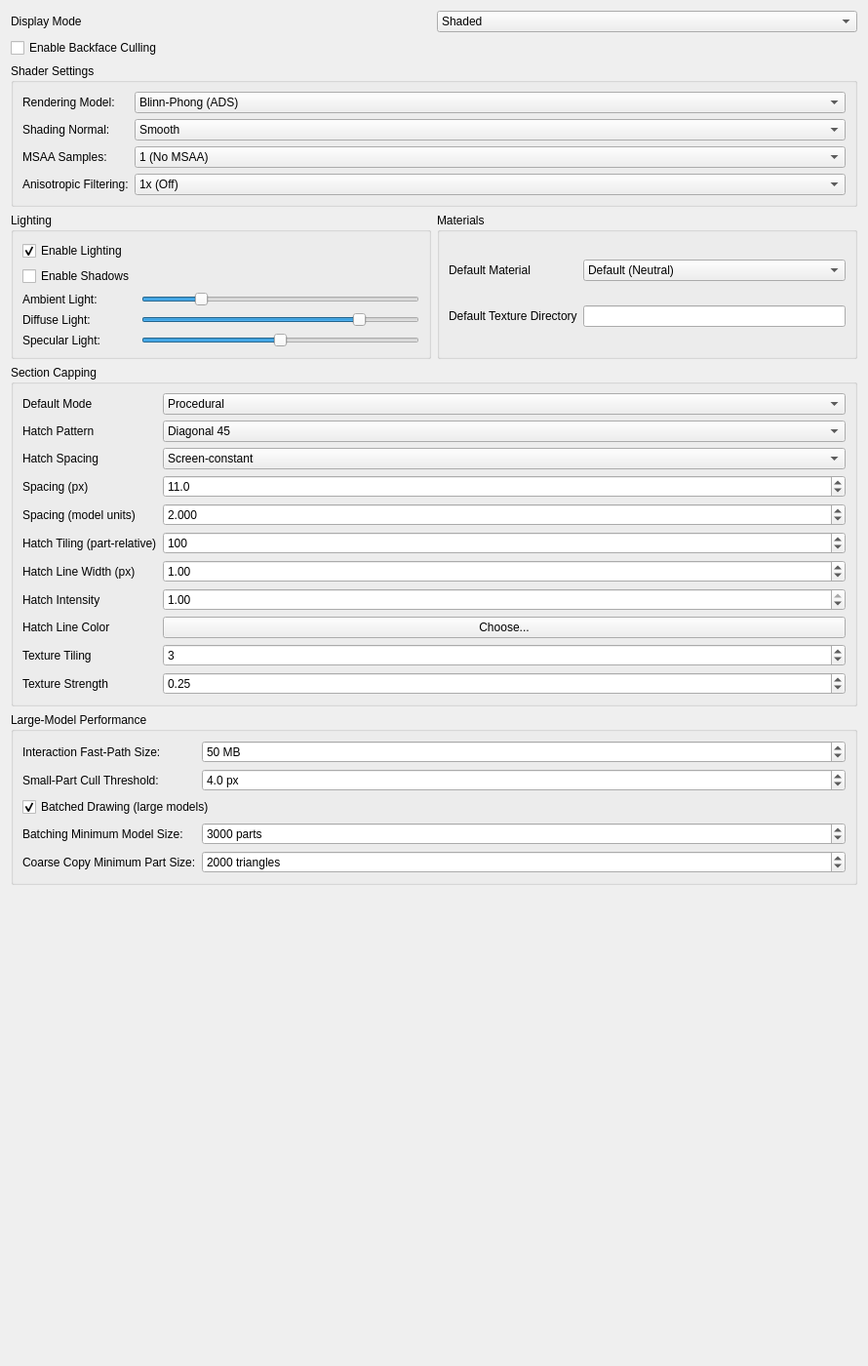
         <widget class="QWidget" name="scrollAreaWidgetContentsRendering">
          <property name="geometry">
           <rect>
            <x>0</x>
            <y>0</y>
            <width>890</width>
            <height>1400</height>
           </rect>
          </property>
          <layout class="QGridLayout" name="gridLayoutRenderingInner">
           <item row="0" column="0">
            <widget class="QLabel" name="label_6">
         <property name="text">
          <string>Display Mode</string>
         </property>
        </widget>
       </item>
       <item row="0" column="1">
        <widget class="QComboBox" name="comboShadingMode">
                  <property name="toolTip">
          <string>Default shading mode for new viewports</string>
         </property>
         <item>
          <property name="text">
           <string>Shaded</string>
          </property>
         </item>
         <item>
          <property name="text">
           <string>Hollow Mesh</string>
          </property>
         </item>
         <item>
          <property name="text">
           <string>Mesh Edges</string>
          </property>
         </item>
         <item>
          <property name="text">
           <string>Wireframe</string>
          </property>
         </item>
         <item>
          <property name="text">
           <string>Shaded with Edges</string>
          </property>
         </item>
        </widget>
       </item>
       <item row="1" column="0" colspan="2">
        <widget class="QCheckBox" name="checkBackfaceCulling">
                  <property name="toolTip">
          <string>Hide the back faces of surfaces by default</string>
         </property>
         <property name="text">
          <string>Enable Backface Culling</string>
         </property>
        </widget>
       </item>
       <item row="2" column="0" colspan="2">
        <widget class="QGroupBox" name="shaderGroupBox">
         <property name="title">
          <string>Shader Settings</string>
         </property>
         <layout class="QFormLayout" name="shaderFormLayout_3">
          <item row="0" column="0">
           <widget class="QLabel" name="shaderModelLabel">
            <property name="text">
             <string>Rendering Model:</string>
            </property>
           </widget>
          </item>
          <item row="0" column="1">
           <widget class="QComboBox" name="shaderModelComboBox">
                        <property name="toolTip">
             <string>Default lighting model used to render materials</string>
            </property>
            <item>
             <property name="text">
              <string>Blinn-Phong (ADS)</string>
             </property>
            </item>
            <item>
             <property name="text">
              <string>Physically Based (PBR)</string>
             </property>
            </item>
           </widget>
          </item>
          <item row="1" column="0">
           <widget class="QLabel" name="shadingNormalLabel">
            <property name="text">
             <string>Shading Normal:</string>
            </property>
           </widget>
          </item>
          <item row="1" column="1">
           <widget class="QComboBox" name="shadingNormalComboBox">
                        <property name="toolTip">
             <string>Default normal interpolation: smooth or flat shading</string>
            </property>
            <item>
             <property name="text">
              <string>Smooth</string>
             </property>
            </item>
            <item>
             <property name="text">
              <string>Flat</string>
             </property>
            </item>
           </widget>
          </item>
          <item row="2" column="0">
           <widget class="QLabel" name="msaaLabel">
            <property name="text">
             <string>MSAA Samples:</string>
            </property>
           </widget>
          </item>
          <item row="2" column="1">
           <widget class="QComboBox" name="msaaComboBox">
                        <property name="toolTip">
             <string>Default multisample anti-aliasing level</string>
            </property>
            <item>
             <property name="text">
              <string>1 (No MSAA)</string>
             </property>
            </item>
            <item>
             <property name="text">
              <string>2</string>
             </property>
            </item>
            <item>
             <property name="text">
              <string>4</string>
             </property>
            </item>
            <item>
             <property name="text">
              <string>8</string>
             </property>
            </item>
            <item>
             <property name="text">
              <string>16</string>
             </property>
            </item>
           </widget>
          </item>
          <item row="3" column="0">
           <widget class="QLabel" name="anisotropyLabel">
            <property name="text">
             <string>Anisotropic Filtering:</string>
            </property>
           </widget>
          </item>
          <item row="3" column="1">
           <widget class="QComboBox" name="anisotropyComboBox">
                        <property name="toolTip">
             <string>Default anisotropic texture filtering level</string>
            </property>
            <item>
             <property name="text">
              <string>1x (Off)</string>
             </property>
            </item>
            <item>
             <property name="text">
              <string>2x</string>
             </property>
            </item>
            <item>
             <property name="text">
              <string>4x</string>
             </property>
            </item>
            <item>
             <property name="text">
              <string>8x</string>
             </property>
            </item>
            <item>
             <property name="text">
              <string>16x</string>
             </property>
            </item>
           </widget>
          </item>
         </layout>
        </widget>
       </item>
       <item row="4" column="0" colspan="2">
        <layout class="QHBoxLayout" name="horizontalLayout">
         <item>
          <widget class="QGroupBox" name="lightingGroupBox">
           <property name="title">
            <string>Lighting</string>
           </property>
           <layout class="QFormLayout" name="lightingFormLayout_3">
            <item row="0" column="0">
             <widget class="QCheckBox" name="enableLightingCheckBox">
              <property name="text">
               <string>Enable Lighting</string>
              </property>
              <property name="checked">
               <bool>true</bool>
              </property>
             </widget>
            </item>
            <item row="1" column="0">
             <widget class="QCheckBox" name="enableShadowsCheckBox">
              <property name="text">
               <string>Enable Shadows</string>
              </property>
             </widget>
            </item>
            <item row="2" column="0">
             <widget class="QLabel" name="ambientLightLabel">
              <property name="text">
               <string>Ambient Light:</string>
              </property>
             </widget>
            </item>
            <item row="2" column="1">
             <widget class="QSlider" name="ambientLightSlider">
                            <property name="toolTip">
               <string>Default ambient light contribution</string>
              </property>
              <property name="minimum">
               <number>0</number>
              </property>
              <property name="maximum">
               <number>100</number>
              </property>
              <property name="value">
               <number>20</number>
              </property>
              <property name="orientation">
               <enum>Qt::Orientation::Horizontal</enum>
              </property>
             </widget>
            </item>
            <item row="3" column="0">
             <widget class="QLabel" name="diffuseLightLabel">
              <property name="text">
               <string>Diffuse Light:</string>
              </property>
             </widget>
            </item>
            <item row="3" column="1">
             <widget class="QSlider" name="diffuseLightSlider">
                            <property name="toolTip">
               <string>Default diffuse light contribution</string>
              </property>
              <property name="minimum">
               <number>0</number>
              </property>
              <property name="maximum">
               <number>100</number>
              </property>
              <property name="value">
               <number>80</number>
              </property>
              <property name="orientation">
               <enum>Qt::Orientation::Horizontal</enum>
              </property>
             </widget>
            </item>
            <item row="4" column="0">
             <widget class="QLabel" name="specularLightLabel">
              <property name="text">
               <string>Specular Light:</string>
              </property>
             </widget>
            </item>
            <item row="4" column="1">
             <widget class="QSlider" name="specularLightSlider">
                            <property name="toolTip">
               <string>Default specular light contribution</string>
              </property>
              <property name="minimum">
               <number>0</number>
              </property>
              <property name="maximum">
               <number>100</number>
              </property>
              <property name="value">
               <number>50</number>
              </property>
              <property name="orientation">
               <enum>Qt::Orientation::Horizontal</enum>
              </property>
             </widget>
            </item>
           </layout>
          </widget>
         </item>
         <item>
          <widget class="QGroupBox" name="groupBox">
           <property name="title">
            <string>Materials</string>
           </property>
           <layout class="QGridLayout" name="gridLayout_10">
            <item row="1" column="1">
             <widget class="QLineEdit" name="lineEditTextureDir"/>
            </item>
            <item row="1" column="0">
             <widget class="QLabel" name="labelDefaultTextureDir">
              <property name="text">
               <string>Default Texture Directory</string>
              </property>
             </widget>
            </item>
            <item row="0" column="1">
             <widget class="QComboBox" name="comboBoxDefaultMaterial">
              <item>
               <property name="text">
                <string>Default (Neutral)</string>
               </property>
              </item>
              <item>
               <property name="text">
                <string>Plastic (White)</string>
               </property>
              </item>
              <item>
               <property name="text">
                <string>Metal (Aluminum)</string>
               </property>
              </item>
              <item>
               <property name="text">
                <string>Glass</string>
               </property>
              </item>
              <item>
               <property name="text">
                <string>Rubber (Black)</string>
               </property>
              </item>
              <item>
               <property name="text">
                <string>Wood</string>
               </property>
              </item>
             </widget>
            </item>
            <item row="0" column="0">
             <widget class="QLabel" name="labelDefaultMaterial">
              <property name="text">
               <string>Default Material</string>
              </property>
             </widget>
            </item>
           </layout>
          </widget>
         </item>
        </layout>
       </item>
       <item row="5" column="0" colspan="2">
        <widget class="QGroupBox" name="sectionCappingGroupBox">
         <property name="title">
          <string>Section Capping</string>
         </property>
         <layout class="QGridLayout" name="gridLayoutSectionCapping">
          <item row="0" column="0">
           <widget class="QLabel" name="labelSectionCappingMode">
            <property name="text">
             <string>Default Mode</string>
            </property>
           </widget>
          </item>
          <item row="0" column="1">
           <widget class="QComboBox" name="comboBoxSectionCappingMode">
            <property name="toolTip">
             <string>Default cap fill for new documents: a procedural hatch pattern, or an image texture</string>
            </property>
            <item>
             <property name="text">
              <string>Procedural</string>
             </property>
            </item>
            <item>
             <property name="text">
              <string>Textured</string>
             </property>
            </item>
           </widget>
          </item>
          <item row="1" column="0">
           <widget class="QLabel" name="labelSectionCappingHatchPattern">
            <property name="text">
             <string>Hatch Pattern</string>
            </property>
           </widget>
          </item>
          <item row="1" column="1">
           <widget class="QComboBox" name="comboBoxSectionCappingHatchPattern">
            <property name="toolTip">
             <string>Default direction/pattern of the procedural hatch lines</string>
            </property>
            <item>
             <property name="text">
              <string>Diagonal 45</string>
             </property>
            </item>
            <item>
             <property name="text">
              <string>Diagonal 135</string>
             </property>
            </item>
            <item>
             <property name="text">
              <string>Horizontal</string>
             </property>
            </item>
            <item>
             <property name="text">
              <string>Vertical</string>
             </property>
            </item>
            <item>
             <property name="text">
              <string>Grid</string>
             </property>
            </item>
            <item>
             <property name="text">
              <string>Cross Hatch</string>
             </property>
            </item>
           </widget>
          </item>
          <item row="2" column="0">
           <widget class="QLabel" name="labelSectionCappingHatchSpacingMode">
            <property name="text">
             <string>Hatch Spacing</string>
            </property>
           </widget>
          </item>
          <item row="2" column="1">
           <widget class="QComboBox" name="comboBoxSectionCappingHatchSpacingMode">
            <property name="toolTip">
             <string>How the procedural hatch line spacing is chosen: constant on screen (drafting-style), a fixed distance in model units, or relative to the cap size</string>
            </property>
            <item>
             <property name="text">
              <string>Screen-constant</string>
             </property>
            </item>
            <item>
             <property name="text">
              <string>Model units</string>
             </property>
            </item>
            <item>
             <property name="text">
              <string>Part-relative</string>
             </property>
            </item>
           </widget>
          </item>
          <item row="3" column="0">
           <widget class="QLabel" name="labelSectionCappingHatchSpacingPx">
            <property name="text">
             <string>Spacing (px)</string>
            </property>
           </widget>
          </item>
          <item row="3" column="1">
           <widget class="QDoubleSpinBox" name="doubleSpinBoxSectionCappingHatchSpacingPx">
            <property name="toolTip">
             <string>Hatch line spacing in screen pixels for the Screen-constant mode (about 11 px is 3 mm on a 96 dpi screen)</string>
            </property>
            <property name="decimals">
             <number>1</number>
            </property>
            <property name="minimum">
             <double>2</double>
            </property>
            <property name="maximum">
             <double>200</double>
            </property>
            <property name="singleStep">
             <double>0.5</double>
            </property>
            <property name="value">
             <double>11</double>
            </property>
           </widget>
          </item>
          <item row="4" column="0">
           <widget class="QLabel" name="labelSectionCappingHatchSpacingModel">
            <property name="text">
             <string>Spacing (model units)</string>
            </property>
           </widget>
          </item>
          <item row="4" column="1">
           <widget class="QDoubleSpinBox" name="doubleSpinBoxSectionCappingHatchSpacingModel">
            <property name="toolTip">
             <string>Hatch line spacing in model units for the Model units mode; it zooms with the part</string>
            </property>
            <property name="decimals">
             <number>3</number>
            </property>
            <property name="minimum">
             <double>0.001</double>
            </property>
            <property name="maximum">
             <double>100000</double>
            </property>
            <property name="singleStep">
             <double>0.1</double>
            </property>
            <property name="value">
             <double>2</double>
            </property>
           </widget>
          </item>
          <item row="5" column="0">
           <widget class="QLabel" name="labelSectionCappingHatchTiling">
            <property name="text">
             <string>Hatch Tiling (part-relative)</string>
            </property>
           </widget>
          </item>
          <item row="5" column="1">
           <widget class="QSpinBox" name="spinBoxSectionCappingHatchTiling">
            <property name="toolTip">
             <string>Default number of times the hatch pattern repeats across a cap. Used by the Part-relative spacing mode</string>
            </property>
            <property name="minimum">
             <number>1</number>
            </property>
            <property name="maximum">
             <number>500</number>
            </property>
            <property name="value">
             <number>100</number>
            </property>
           </widget>
          </item>
          <item row="6" column="0">
           <widget class="QLabel" name="labelSectionCappingHatchWidth">
            <property name="text">
             <string>Hatch Line Width (px)</string>
            </property>
           </widget>
          </item>
          <item row="6" column="1">
           <widget class="QDoubleSpinBox" name="doubleSpinBoxSectionCappingHatchWidth">
            <property name="toolTip">
             <string>Hatch line width in screen pixels</string>
            </property>
            <property name="decimals">
             <number>2</number>
            </property>
            <property name="minimum">
             <double>0.25</double>
            </property>
            <property name="maximum">
             <double>6</double>
            </property>
            <property name="singleStep">
             <double>0.25</double>
            </property>
            <property name="value">
             <double>1</double>
            </property>
           </widget>
          </item>
          <item row="7" column="0">
           <widget class="QLabel" name="labelSectionCappingHatchIntensity">
            <property name="text">
             <string>Hatch Intensity</string>
            </property>
           </widget>
          </item>
          <item row="7" column="1">
           <widget class="QDoubleSpinBox" name="doubleSpinBoxSectionCappingHatchIntensity">
            <property name="toolTip">
             <string>Default opacity of the hatch pattern over a cap</string>
            </property>
            <property name="decimals">
             <number>2</number>
            </property>
            <property name="maximum">
             <double>1.000000000000000</double>
            </property>
            <property name="singleStep">
             <double>0.010000000000000</double>
            </property>
            <property name="value">
             <double>1.000000000000000</double>
            </property>
           </widget>
          </item>
          <item row="8" column="0">
           <widget class="QLabel" name="labelSectionCappingHatchColor">
            <property name="text">
             <string>Hatch Line Color</string>
            </property>
           </widget>
          </item>
          <item row="8" column="1">
           <widget class="QPushButton" name="pushButtonSectionCappingHatchColor">
            <property name="toolTip">
             <string>Pick the default hatch line color</string>
            </property>
            <property name="sizePolicy">
             <sizepolicy hsizetype="Expanding" vsizetype="Fixed">
              <horstretch>0</horstretch>
              <verstretch>0</verstretch>
             </sizepolicy>
            </property>
            <property name="text">
             <string>Choose...</string>
            </property>
           </widget>
          </item>
          <item row="9" column="0">
           <widget class="QLabel" name="labelSectionCappingTextureTiling">
            <property name="text">
             <string>Texture Tiling</string>
            </property>
           </widget>
          </item>
          <item row="9" column="1">
           <widget class="QSpinBox" name="spinBoxSectionCappingTextureTiling">
            <property name="toolTip">
             <string>Default number of times the texture repeats across a cap (Textured mode)</string>
            </property>
            <property name="minimum">
             <number>1</number>
            </property>
            <property name="maximum">
             <number>100</number>
            </property>
            <property name="singleStep">
             <number>1</number>
            </property>
            <property name="value">
             <number>3</number>
            </property>
           </widget>
          </item>
          <item row="10" column="0">
           <widget class="QLabel" name="labelSectionCappingTextureBlend">
            <property name="text">
             <string>Texture Strength</string>
            </property>
           </widget>
          </item>
          <item row="10" column="1">
           <widget class="QDoubleSpinBox" name="doubleSpinBoxSectionCappingTextureBlend">
            <property name="toolTip">
             <string>Default strength of the texture over the cap colour (Textured mode)</string>
            </property>
            <property name="decimals">
             <number>2</number>
            </property>
            <property name="minimum">
             <double>0</double>
            </property>
            <property name="maximum">
             <double>1</double>
            </property>
            <property name="singleStep">
             <double>0.05</double>
            </property>
            <property name="value">
             <double>0.25</double>
            </property>
           </widget>
          </item>
         </layout>
        </widget>
       </item>
       <item row="6" column="0" colspan="2">
        <widget class="QGroupBox" name="largeModelPerfGroupBox">
         <property name="title">
          <string>Large-Model Performance</string>
         </property>
         <layout class="QFormLayout" name="largeModelPerfFormLayout">
          <item row="0" column="0">
           <widget class="QLabel" name="interactionFastPathMbLabel">
            <property name="text">
             <string>Interaction Fast-Path Size:</string>
            </property>
           </widget>
          </item>
          <item row="0" column="1">
           <widget class="QSpinBox" name="interactionFastPathMbSpinBox">
            <property name="toolTip">
             <string>Models whose displayed geometry is larger than this use
the low-resolution interaction path while the camera
moves (and small-part culling). Takes effect within
a second.</string>
            </property>
            <property name="suffix">
             <string> MB</string>
            </property>
            <property name="minimum">
             <number>1</number>
            </property>
            <property name="maximum">
             <number>65536</number>
            </property>
            <property name="value">
             <number>50</number>
            </property>
           </widget>
          </item>
          <item row="1" column="0">
           <widget class="QLabel" name="smallPartCullLabel">
            <property name="text">
             <string>Small-Part Cull Threshold:</string>
            </property>
           </widget>
          </item>
          <item row="1" column="1">
           <widget class="QDoubleSpinBox" name="smallPartCullSpinBox">
            <property name="toolTip">
             <string>While the camera moves on a large model, parts
smaller than this many pixels on screen are skipped.
0 turns it off. Only applies to models above the
Interaction Fast-Path Size. Takes effect within a second.</string>
            </property>
            <property name="specialValueText">
             <string>Off</string>
            </property>
            <property name="suffix">
             <string> px</string>
            </property>
            <property name="decimals">
             <number>1</number>
            </property>
            <property name="maximum">
             <double>64.000000000000000</double>
            </property>
            <property name="singleStep">
             <double>0.500000000000000</double>
            </property>
            <property name="value">
             <double>4.000000000000000</double>
            </property>
           </widget>
          </item>
          <item row="2" column="0" colspan="2">
           <widget class="QCheckBox" name="batchedDrawingCheckBox">
            <property name="toolTip">
             <string>Draw large models with far fewer GPU draw calls by
merging static parts of the same material into shared
buffers. Parts that are selected, hovered, moved or
otherwise special are still drawn individually.
Takes effect within a second.</string>
            </property>
            <property name="text">
             <string>Batched Drawing (large models)</string>
            </property>
            <property name="checked">
             <bool>true</bool>
            </property>
           </widget>
          </item>
          <item row="3" column="0">
           <widget class="QLabel" name="batchMinMeshesLabel">
            <property name="text">
             <string>Batching Minimum Model Size:</string>
            </property>
           </widget>
          </item>
          <item row="3" column="1">
           <widget class="QSpinBox" name="batchMinMeshesSpinBox">
            <property name="toolTip">
             <string>Batched drawing is only used when at least this many
parts are displayed, so ordinary models are never
affected. Takes effect within a second.</string>
            </property>
            <property name="suffix">
             <string> parts</string>
            </property>
            <property name="minimum">
             <number>0</number>
            </property>
            <property name="maximum">
             <number>1000000</number>
            </property>
            <property name="singleStep">
             <number>500</number>
            </property>
            <property name="value">
             <number>3000</number>
            </property>
           </widget>
          </item>
          <item row="4" column="0">
           <widget class="QLabel" name="lodMinTrianglesLabel">
            <property name="text">
             <string>Coarse Copy Minimum Part Size:</string>
            </property>
           </widget>
          </item>
          <item row="4" column="1">
           <widget class="QSpinBox" name="lodMinTrianglesSpinBox">
            <property name="toolTip">
             <string>Parts with at least this many triangles get a
coarser copy, drawn while the camera moves on a
large model (above the Interaction Fast-Path Size).
Smaller parts always draw at full detail. Lower values
speed up interaction on huge models but lengthen
loading and use more memory. Applies to models
loaded after restarting the application.</string>
            </property>
            <property name="suffix">
             <string> triangles</string>
            </property>
            <property name="minimum">
             <number>300</number>
            </property>
            <property name="maximum">
             <number>1000000</number>
            </property>
            <property name="singleStep">
             <number>500</number>
            </property>
            <property name="value">
             <number>2000</number>
            </property>
           </widget>
          </item>
         </layout>
        </widget>
       </item>
       <item row="7" column="1">
        <spacer name="verticalSpacer_2">
         <property name="orientation">
          <enum>Qt::Orientation::Vertical</enum>
         </property>
         <property name="sizeHint" stdset="0">
          <size>
           <width>20</width>
           <height>92</height>
          </size>
         </property>
        </spacer>
       </item>
          </layout>
         </widget>
